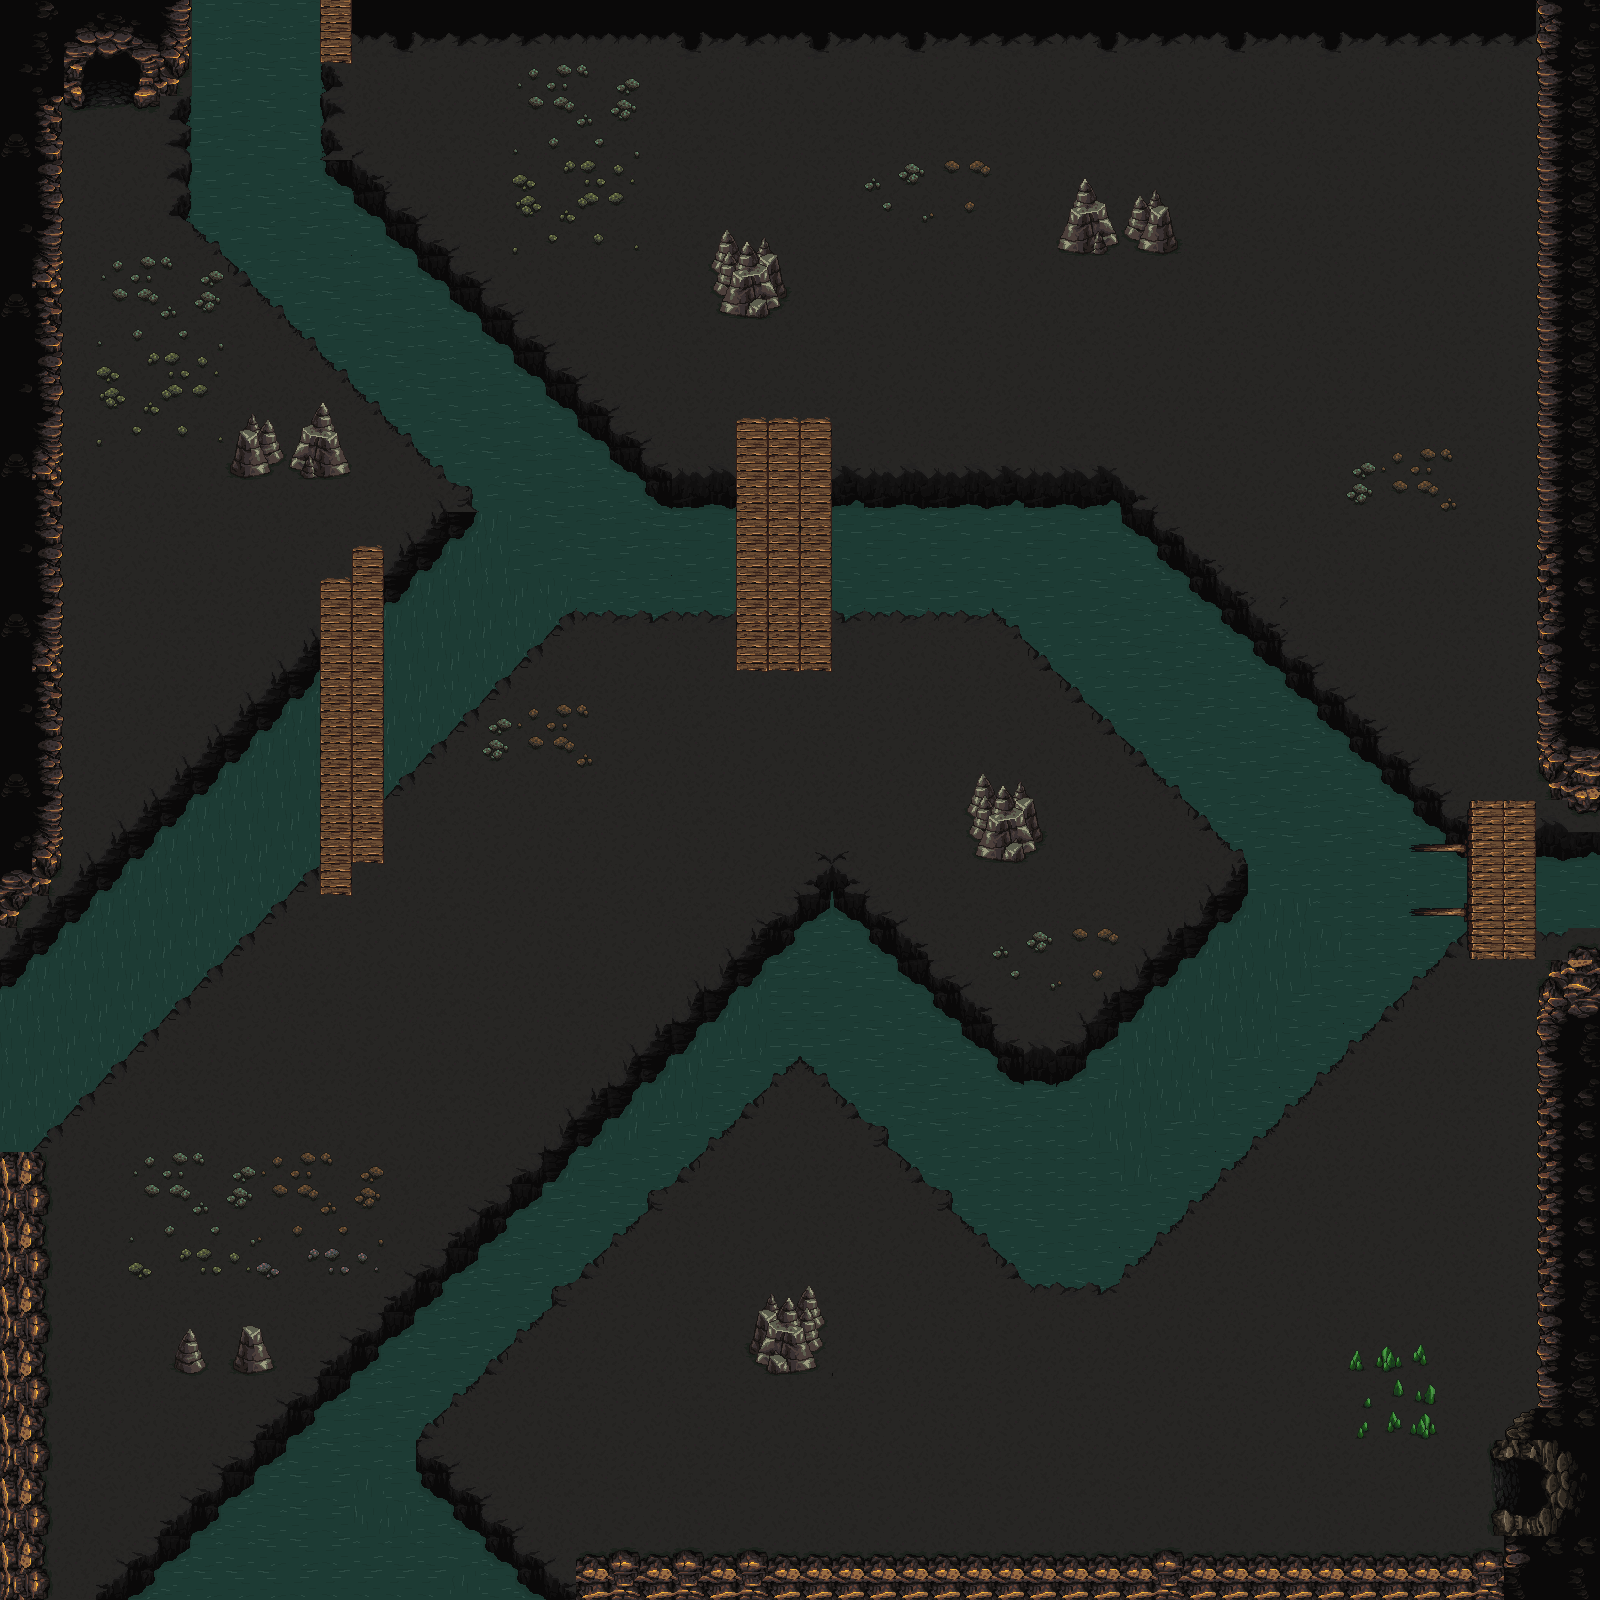

Tiled map render using the project's own tile images. Description and the map definition, with tile-layer contents summarised, below:
An orthogonal 50x50 tile map with 32x32 px tiles, 6 tile layers (backgound, floor, walls and water, other, ...), 2 tilesets and 27 objects (24x collision, spawn_cave).

<map version="1.10" tiledversion="1.10.2" orientation="orthogonal" renderorder="right-down" width="50" height="50" tilewidth="32" tileheight="32" infinite="0" nextlayerid="13" nextobjectid="30">
 <tileset firstgid="1" source="tuiles_grotte.tsx" />
 <tileset firstgid="2449" source="tuiles_grotte_decorations.tsx" />
 <layer id="2" name="backgound" width="50" height="50">
  <data>[2500 cells, 2500 non-empty, 12 distinct tile ids]</data>
 </layer>
 <layer id="11" name="floor" width="50" height="50">
  <data>[2500 cells, 2071 non-empty, 12 distinct tile ids]</data>
 </layer>
 <layer id="1" name="walls and water" width="50" height="50">
  <data>[2500 cells, 1236 non-empty, 147 distinct tile ids]</data>
 </layer>
 <layer id="4" name="other" width="50" height="50">
  <data>[2500 cells, 63 non-empty, 15 distinct tile ids]</data>
 </layer>
 <layer id="5" name="rien" width="50" height="50">
  <data>[2500 cells, 0 non-empty, 0 distinct tile ids]</data>
 </layer>
 <layer id="3" name="decorative" width="50" height="50">
  <data>[2500 cells, 189 non-empty, 108 distinct tile ids]</data>
 </layer>
 <objectgroup id="8" name="exit_cave">
  <object id="2" name="exit_cave" type="collision" x="81" y="53.25" width="60" height="56.75" />
 </objectgroup>
 <objectgroup id="7" name="spawn_cave">
  <object id="1" name="spawn_cave" x="110.75" y="193">
   <point />
  </object>
 </objectgroup>
 <objectgroup id="9" name="enter_dunjon">
  <object id="3" x="1488.67" y="1459.33" width="60.6667" height="56.6667" />
 </objectgroup>
 <objectgroup id="10" name="exit_dunjon_spawn">
  <object id="5" x="1200.67" y="1494.67">
   <point />
  </object>
 </objectgroup>
 <objectgroup id="6" name="Collisions" class="collision">
  <object id="6" type="collision" x="4" y="2" width="58" height="1600" />
  <object id="7" type="collision" x="64" y="1538" width="1540" height="64" />
  <object id="8" type="collision" x="1490" y="1516.67" width="112" height="21.3333" />
  <object id="9" type="collision" x="1488" y="1432" width="112" height="26" />
  <object id="10" type="collision" x="1516" y="1408" width="84" height="22.6667" />
  <object id="11" type="collision" x="1536.33" y="0.333333" width="59.6667" height="1406.67" />
  <object id="12" type="collision" x="148" y="-2" width="1389.33" height="44.3333" />
  <object id="13" type="collision" x="140.667" y="-0.333333" width="41" height="111.667" />
  <object id="14" type="collision" x="62.3333" y="53" width="18.3333" height="58.3333" />
  <object id="15" type="collision" x="1548" y="1458" width="52.6667" height="57.6667" />
  <object id="16" type="collision" x="61.6667" y="0" width="80.3333" height="53.3333" />
  <object id="18" type="collision" x="189.333" y="2.66667">
   <polygon points="0,0 -8,213.333 277.333,494.667 277.333,520 254.667,506.667 198.667,573.333 196,797.333 380,613.333 542.667,616 546.667,473.333 473.333,469.333 456,458.667 148,157.333 134.667,0" />
  </object>
  <object id="19" type="collision" x="318.667" y="641.333">
   <polygon points="0,0 -312,326.667 -310.667,538.667 -1.33333,226.667" />
  </object>
  <object id="20" type="collision" x="836" y="481.333">
   <polygon points="0,0 280,2.66667 628,352 629.333,464 284,806.667 194.667,806.667 -29.3333,580 -420,964.333 -262.667,1121.67 -728,1118.67 -5.33333,386.667 204.667,593 406.667,382.667 158.667,138.667 -2.66667,138.667" />
  </object>
  <object id="21" type="collision" x="230" y="471.857">
   <polygon points="0,0 11,-27.1429 22,-37.8571 38,-35 54,-11.4286 39,2.14286 17,7.14286" />
  </object>
  <object id="22" type="collision" x="317" y="433.833">
   <polygon points="0,0 8,-8.83333 35,39.4103 -2,44.1667 -25,37.3718 -12,8.83333" />
  </object>
  <object id="23" type="collision" x="187" y="1344">
   <polygon points="0,0 -13,23.7209 6,30 20,23.0233" />
  </object>
  <object id="24" type="collision" x="244" y="1342">
   <polygon points="0,0 14,0 28,26.5532 6,32 -10,27.9149" />
  </object>
  <object id="25" type="collision" x="769" y="1320.41">
   <polygon points="0,0 10,8.76087 20,2.02174 26,4.71739 41,-7.41304 54,18.8696 50,25.6087 53,37.0652 43,39.7609 47,47.1739 3,54.587 -7,46.5 -13,45.1522 -13,39.087 -18,39.087 -11,12.1304" />
  </object>
  <object id="26" type="collision" x="980" y="794">
   <polygon points="0,0 16,18.3333 23,7.33333 33,17.6 41,7.33333 65,51.3333 56,54.2667 58,58.6667 46,60.8667 43,66 -5,63.8 1,52.0667 -9,46.2 -5,34.4667 -15,30.0667" />
  </object>
  <object id="27" type="collision" x="1084" y="217">
   <polygon points="0,0 34,28.8514 18,35 -28,33.1081" />
  </object>
  <object id="28" type="collision" x="1138" y="211.82">
   <polygon points="0,0 8,8.45902 16,-2.81967 39,35.2459 20,40.1803 0,37.3607 3,31.0164 -12,25.377" />
  </object>
  <object id="29" type="collision" x="728" y="248">
   <polygon points="0,0 12,15.6818 21,7.84091 27,19.6023 38,3.13636 60,49.3977 52,54.8864 49,60.375 42,63.5114 42,69 -8,65.0795 -6,54.1023 -13,45.4773 -11,34.5 -16,30.5795" />
  </object>
 </objectgroup>
</map>
